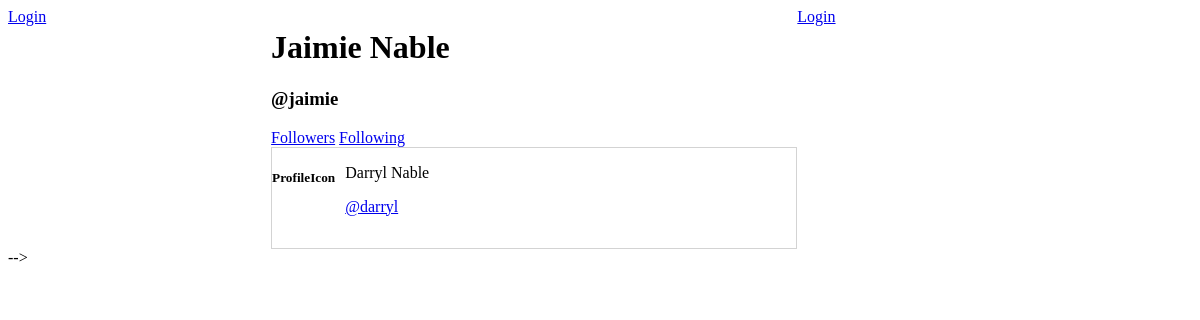
The page /followers/2/ on the database as committed earlier.
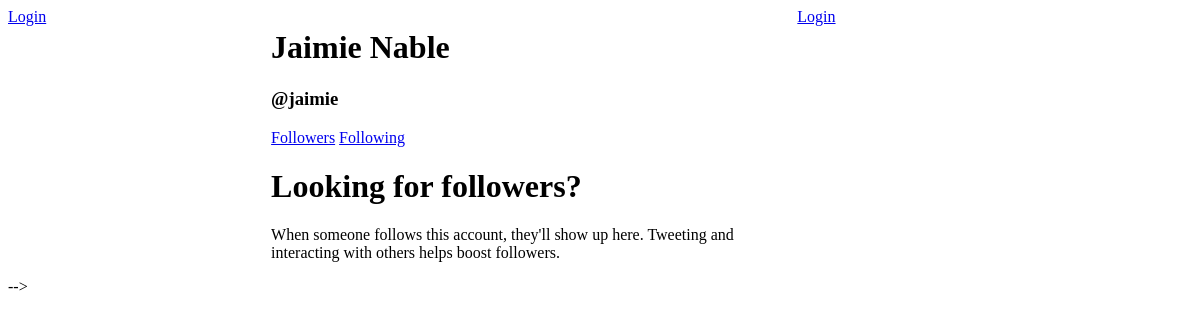
The same page on the database as committed later.
### base/models.py (models this page shows, shortened)
class Follower(models.Model):
    user = models.ForeignKey(User, on_delete=models.CASCADE, null=False, related_name="followed")
    follower = models.ForeignKey(User, on_delete=models.SET_NULL, null=True, related_name="follower")
    when = models.DateTimeField(auto_now=True)

### base/views.py (the view)
# urls.py: path('followers/<str:pk>/', views.followers, name="followers"),
def followers(request, pk):
    user = User.objects.get(id = pk)
    fullName = user.get_full_name()
    followers = Follower.objects.filter(user = user)
    context = {'user': user, 'fullName': fullName, 'usersToDisplay': followers}
    return render(request, 'base/followers.html', context)

### base/templates/base/followers.html
{% extends 'main.html' %}
{% block content %}
<div>
    <h1>{{fullName}}</h1>
    <h3>@{{user.username}}</h3>
    <div id="follower-filter">
        <a href="{% url 'followers' user.id %}">Followers</a>
        <a href="{% url 'following' user.id %}">Following</a>
    </div>
    {% if usersToDisplay.count == 0 %}
    <div>
        <h1>Looking for followers?</h1>
        <p>When someone follows this account, they'll show up here. Tweeting and interacting with others helps boost followers.</p>
    </div>
    {% endif %}
    {% for follower in usersToDisplay %}
    <div id="feed">
        <div>
            <h5>ProfileIcon</h5>
        </div>
        <div>
            <p>{{follower.follower.first_name}} {{follower.follower.last_name}}</p>
            <a href="{% url 'userProfile' follower.follower.id %}">@{{follower.follower.username}}</a>
        </div>
    </div>
    {% endfor %}
</div>
{% endblock content %}

Rows that differ between the two databases and show on the page:
removed Follower: follower.first_name "Darryl", follower.last_name "Nable", follower.username "darryl"
Other text that changed with them:
text now shown: "Looking for followers? When someone follows this account, they'll show up here. Tweeting and interacting with others helps boost followers."
